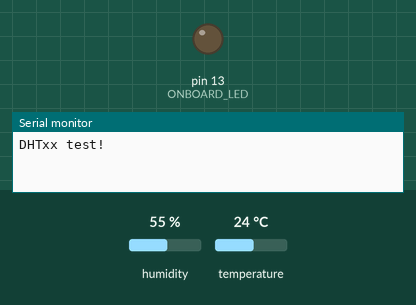
Simulated run of this sketch. Board: Arduino Uno, built with avr-gcc and run on an emulated ATmega328P. Shown: output pins drawn as LEDs (lit = HIGH), the last lines printed to the serial monitor. The test bench sets the inputs (shaded band); at power-on: humidity 55 %, temperature 24 °C.

Above: at 1.0 s.
At 3.0 s:
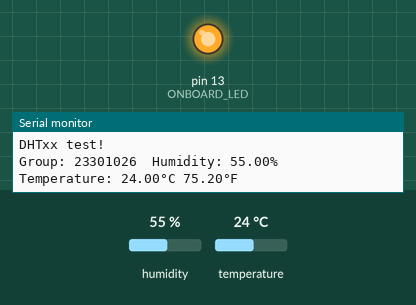
Timing chart, 0 to 5.3 s (numbered marks = the images above):
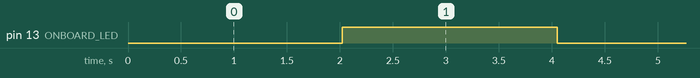

The sketch:

DHTtester.ino
```cpp
// Example testing sketch for various DHT humidity/temperature sensors
// Written by ladyada, public domain

#include "DHT.h"

#define DHTPIN 2     // Digital pin connected to the DHT sensor
#define DHTTYPE DHT11   // 修改1：这里启用了 DHT11，并注释掉了 DHT22
//#define DHTTYPE DHT22   // DHT 22  (AM2302), AM2321

// 修改2：定义板载 LED 引脚
#define ONBOARD_LED LED_BUILTIN

DHT dht(DHTPIN, DHTTYPE);

// 修改3：用于非阻塞闪烁的全局变量
unsigned long previousMillis = 0;
int ledState = LOW;

void setup() {
  Serial.begin(9600);
  Serial.println(F("DHTxx test!"));

  dht.begin();

  // 修改4：初始化板载 LED 为输出模式
  pinMode(ONBOARD_LED, OUTPUT);
}

void loop() {
  // 等待几秒钟进行下一次测量（DHT11 响应较慢，保持2秒延迟）
  delay(2000);

  float h = dht.readHumidity();
  float t = dht.readTemperature(); // 摄氏度
  float f = dht.readTemperature(true); // 华氏度

  // 检查读取是否失败
  if (isnan(h) || isnan(t) || isnan(f)) {
    Serial.println(F("Failed to read from DHT sensor!"));
    return;
  }

  // --- 实验核心修改 1：湿度控制灯闪烁 ---
  // 湿度越高，闪烁越快；湿度越低，闪烁越慢。
  // 假设湿度范围在 20% 到 90% 之间，映射到间隔 2000ms（慢）到 200ms（快）
  int blinkInterval = map((int)h, 20, 90, 2000, 200);
  // 限制间隔范围，防止极端湿度导致灯不亮或闪烁太快
  blinkInterval = constrain(blinkInterval, 200, 2000);

  // 非阻塞闪烁逻辑
  unsigned long currentMillis = millis();
  if (currentMillis - previousMillis >= blinkInterval) {
    previousMillis = currentMillis;
    if (ledState == LOW) {
      ledState = HIGH;
    } else {
      ledState = LOW;
    }
    digitalWrite(ONBOARD_LED, ledState);
  }

  // --- 实验核心修改 2：串口输出增加组号 ---
  Serial.print(F("Group: 23301026  ")); // 在数据前输出组号

  Serial.print(F("Humidity: "));
  Serial.print(h);
  Serial.print(F("%  Temperature: "));
  Serial.print(t);
  Serial.print(F("°C "));
  Serial.print(f);
  Serial.println(F("°F"));


}
```

Measured:
- by itself, pin 13 (ONBOARD_LED): alternates HIGH for 2.0 s and LOW for 2.0 s
